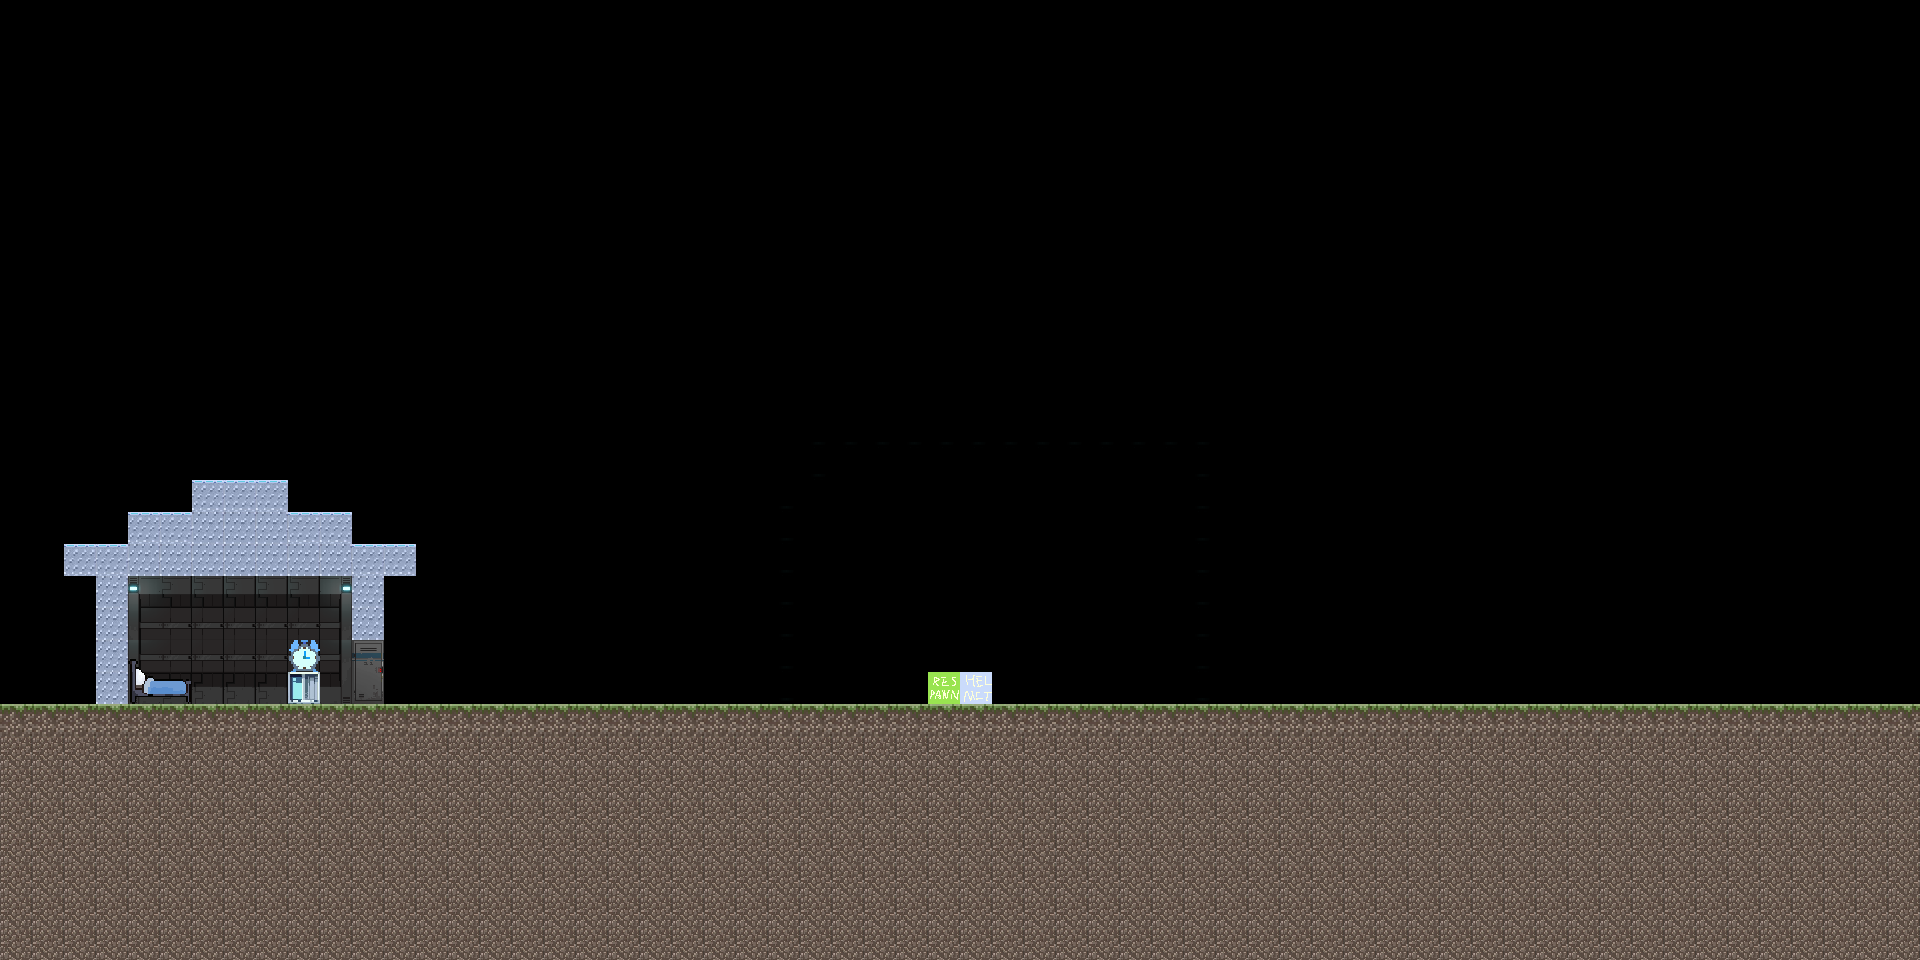

This is a level from a 2D game, rendered from its Tiled map with the project's own tilesets. A one-line summary and the map file follow, with tile-layer data summarised:
An orthogonal 60x30 tile map with 32x32 px tiles, 4 tile layers (Wall, Object, Background, BG2).

<map version="1.10" tiledversion="1.11.2" orientation="orthogonal" renderorder="right-down" width="60" height="30" tilewidth="32" tileheight="32" infinite="0" nextlayerid="5" nextobjectid="1">
 <tileset firstgid="1" source="ExtendedMapSet.tsx" />
 <layer id="1" name="Wall" width="60" height="30">
  <data>[1800 cells, 555 non-empty, 7 distinct tile ids]</data>
 </layer>
 <layer id="2" name="Object" width="60" height="30">
  <data>[1800 cells, 3 non-empty, 2 distinct tile ids]</data>
 </layer>
 <layer id="3" name="Background" width="60" height="30">
  <data>[1800 cells, 30 non-empty, 8 distinct tile ids]</data>
 </layer>
 <layer id="4" name="BG2" width="60" height="30">
  <data>[1800 cells, 5 non-empty, 5 distinct tile ids]</data>
 </layer>
</map>
